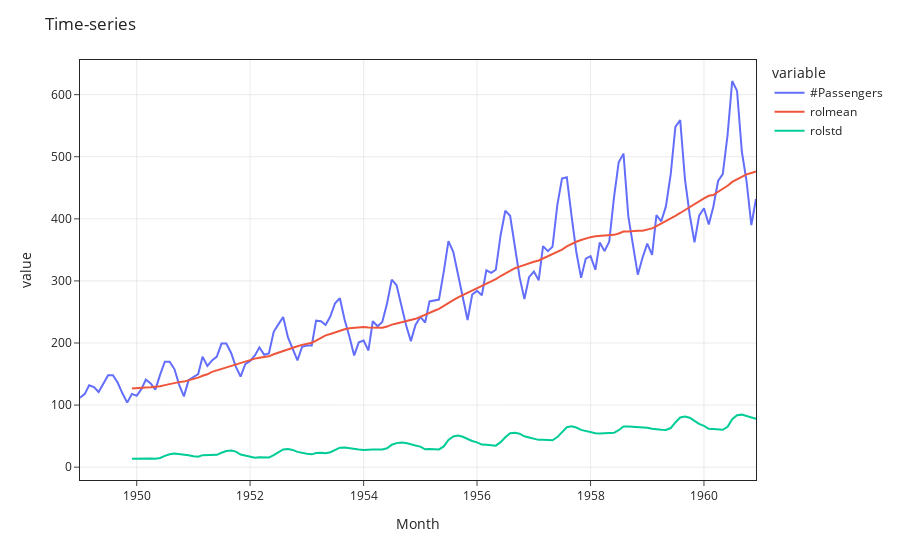

The notebook cell this image was saved under:
### Code cell
# Plot rolling statistics:
fig = px.line(df, x="Month", y=["#Passengers", "rolmean", "rolstd"],
              labels={"#Passengers": "Time series", "rolmean": "Rolling mean", "rolstd": "Rolling std"})

# update figure
fig.update_layout(template="simple_white", title="Time-series")
fig.update_xaxes(mirror=True, showgrid=True, gridcolor='#d6d6d6', gridwidth=.5)
fig.update_yaxes(mirror=True, showgrid=True, gridcolor='#d6d6d6', gridwidth=.5)  

# save image
fig.write_image("images/timeseries_rolling_average.png", width=1080, height=720, scale=3)
fig.show()

### Figure 1 — Plotly figure (JSON) as saved in the notebook; plotly's stock layout.template omitted (floating-point values rounded to 4 significant figures; data arrays with more than 128 entries replaced by an {"elided": "..."} marker saying what was removed)
{"data": [{"hovertemplate": "variable=#Passengers<br>Month=%{x}<br>value=%{y}<extra></extra>", "legendgroup": "#Passengers", "line": {"color": "#636efa", "dash": "solid"}, "mode": "lines", "name": "#Passengers", "orientation": "v", "showlegend": true, "type": "scatter", "x": {"elided": "144 str values"}, "xaxis": "x", "y": {"elided": "144 int values"}, "yaxis": "y"}, {"hovertemplate": "variable=rolmean<br>Month=%{x}<br>value=%{y}<extra></extra>", "legendgroup": "rolmean", "line": {"color": "#EF553B", "dash": "solid"}, "mode": "lines", "name": "rolmean", "orientation": "v", "showlegend": true, "type": "scatter", "x": {"elided": "144 str values"}, "xaxis": "x", "y": {"elided": "144 float values"}, "yaxis": "y"}, {"hovertemplate": "variable=rolstd<br>Month=%{x}<br>value=%{y}<extra></extra>", "legendgroup": "rolstd", "line": {"color": "#00cc96", "dash": "solid"}, "mode": "lines", "name": "rolstd", "orientation": "v", "showlegend": true, "type": "scatter", "x": {"elided": "144 str values"}, "xaxis": "x", "y": {"elided": "144 float values"}, "yaxis": "y"}], "layout": {"legend": {"title": {"text": "variable"}, "tracegroupgap": 0}, "margin": {"t": 60}, "title": {"text": "Time-series"}, "xaxis": {"anchor": "y", "domain": [0, 1], "gridcolor": "#d6d6d6", "gridwidth": 0.5, "mirror": true, "showgrid": true, "title": {"text": "Month"}}, "yaxis": {"anchor": "x", "domain": [0, 1], "gridcolor": "#d6d6d6", "gridwidth": 0.5, "mirror": true, "showgrid": true, "title": {"text": "value"}}}}
